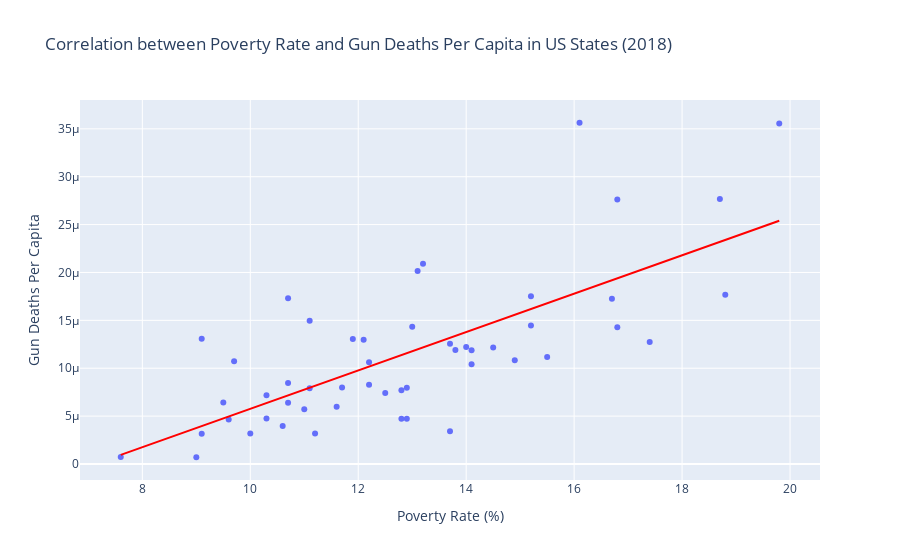

Here is the notebook cell this chart was saved with:
### Code cell
import pandas as pd
import plotly.express as px

# Load the datasets
df_poverty = pd.read_csv('poverty.csv')
df_guns = pd.read_csv('gun-violence-data_01-2013_03-2018.csv')
df_statepop = pd.read_csv('nst-est2019-alldata.csv')

# Filter the poverty dataset to include only 2018 data
df_poverty_2018 = df_poverty[df_poverty['Year'] == 2018]

# Filter the gun violence dataset to include only 2018 data
df_guns['date'] = pd.to_datetime(df_guns['date'])
df_guns_2018 = df_guns[df_guns['date'].dt.year == 2018]

# Rename 'Name' column in df_poverty to 'state' for merging
df_poverty_2018.rename(columns={'Name': 'state'}, inplace=True)

# Group by state and aggregate the gun violence data for 2018
df_guns_aggregated_2018 = df_guns_2018.groupby('state').agg({
    'n_killed': 'sum',  # or 'mean' if you prefer
    'n_injured': 'sum'
}).reset_index()

# Merge the aggregated gun violence data with the poverty data for 2018
df_merged_2018 = pd.merge(df_poverty_2018, df_guns_aggregated_2018, on='state')

# Check and ensure state names match for the state population data
df_statepop['state'] = df_statepop['NAME']  # Assuming 'NAME' is the column with state names in df_statepop

# Merge with the state population data
df_merged_2018 = pd.merge(df_merged_2018, df_statepop[['state', 'POPESTIMATE2018']], on='state')

# Calculate gun deaths per capita using the 2020 census population
df_merged_2018['gun_deaths_per_capita'] = df_merged_2018['n_killed'] / df_merged_2018['POPESTIMATE2018']

# Create a scatter plot with a trend line
fig = px.scatter(df_merged_2018,
                 x='Percent in Poverty',
                 y='gun_deaths_per_capita',
                 hover_data=['state'],
                 title='Correlation between Poverty Rate and Gun Deaths Per Capita in US States (2018)',
                 labels={
                     'Percent in Poverty': 'Poverty Rate (%)',
                     'gun_deaths_per_capita': 'Gun Deaths Per Capita'
                 },
                 trendline='ols')  # Add a trend line using ordinary least squares (OLS) regression

# Update the trend line color to red
fig.update_traces(line=dict(color='red'), selector=dict(type='scatter', mode='lines'))

# Show the plot
fig.show()

### Figure 1 — Plotly figure (JSON) as saved in the notebook; plotly's stock layout.template omitted (floating-point values rounded to 4 significant figures)
{"data": [{"customdata": [["Alabama"], ["Alaska"], ["Arizona"], ["Arkansas"], ["California"], ["Colorado"], ["Connecticut"], ["Delaware"], ["District of Columbia"], ["Florida"], ["Georgia"], ["Hawaii"], ["Idaho"], ["Illinois"], ["Indiana"], ["Iowa"], ["Kansas"], ["Kentucky"], ["Louisiana"], ["Maine"], ["Maryland"], ["Massachusetts"], ["Michigan"], ["Minnesota"], ["Mississippi"], ["Missouri"], ["Montana"], ["Nebraska"], ["Nevada"], ["New Hampshire"], ["New Jersey"], ["New Mexico"], ["New York"], ["North Carolina"], ["North Dakota"], ["Ohio"], ["Oklahoma"], ["Oregon"], ["Pennsylvania"], ["Rhode Island"], ["South Carolina"], ["South Dakota"], ["Tennessee"], ["Texas"], ["Utah"], ["Vermont"], ["Virginia"], ["Washington"], ["West Virginia"], ["Wisconsin"], ["Wyoming"]], "hovertemplate": "Poverty Rate (%)=%{x}<br>Gun Deaths Per Capita=%{y}<br>state=%{customdata[0]}<extra></extra>", "legendgroup": "", "marker": {"color": "#636efa", "symbol": "circle"}, "mode": "markers", "name": "", "orientation": "v", "showlegend": false, "type": "scatter", "x": [16.8, 11.1, 14.1, 16.8, 12.8, 9.7, 10.3, 12.2, 16.1, 13.7, 14.5, 9, 11.7, 12.1, 13, 11.2, 11.9, 16.7, 18.7, 11.6, 9.1, 10, 14, 9.6, 19.8, 13.2, 12.9, 11, 13.1, 7.6, 9.5, 18.8, 13.7, 14.1, 10.6, 13.8, 15.5, 12.5, 12.2, 12.8, 15.2, 12.9, 15.2, 14.9, 9.1, 10.7, 10.7, 10.3, 17.4, 11.1, 10.7], "xaxis": "x", "y": [2.762e-05, 1.496e-05, 1.187e-05, 1.429e-05, 7.704e-06, 1.072e-05, 4.76e-06, 8.286e-06, 3.564e-05, 1.257e-05, 1.218e-05, 7.039e-07, 7.998e-06, 1.297e-05, 1.434e-05, 3.176e-06, 1.305e-05, 1.726e-05, 2.768e-05, 5.974e-06, 1.309e-05, 3.196e-06, 1.222e-05, 4.638e-06, 3.556e-05, 2.091e-05, 4.714e-06, 5.712e-06, 2.015e-05, 7.388e-07, 6.415e-06, 1.768e-05, 3.431e-06, 1.04e-05, 3.957e-06, 1.19e-05, 1.117e-05, 7.413e-06, 1.062e-05, 4.725e-06, 1.751e-05, 7.966e-06, 1.447e-05, 1.083e-05, 3.171e-06, 6.407e-06, 8.469e-06, 7.177e-06, 1.275e-05, 7.921e-06, 1.731e-05], "yaxis": "y"}, {"hovertemplate": "<b>OLS trendline</b><br>gun_deaths_per_capita = 2.00447e-06 * Percent in Poverty + -1.42855e-05<br>R<sup>2</sup>=0.517080<br><br>Poverty Rate (%)=%{x}<br>Gun Deaths Per Capita=%{y} <b>(trend)</b><extra></extra>", "legendgroup": "", "line": {"color": "red"}, "marker": {"color": "#636efa", "symbol": "circle"}, "mode": "lines", "name": "", "showlegend": false, "type": "scatter", "x": [7.6, 9, 9.1, 9.1, 9.5, 9.6, 9.7, 10, 10.3, 10.3, 10.6, 10.7, 10.7, 10.7, 11, 11.1, 11.1, 11.2, 11.6, 11.7, 11.9, 12.1, 12.2, 12.2, 12.5, 12.8, 12.8, 12.9, 12.9, 13, 13.1, 13.2, 13.7, 13.7, 13.8, 14, 14.1, 14.1, 14.5, 14.9, 15.2, 15.2, 15.5, 16.1, 16.7, 16.8, 16.8, 17.4, 18.7, 18.8, 19.8], "xaxis": "x", "y": [9.485e-07, 3.755e-06, 3.955e-06, 3.955e-06, 4.757e-06, 4.957e-06, 5.158e-06, 5.759e-06, 6.361e-06, 6.361e-06, 6.962e-06, 7.162e-06, 7.162e-06, 7.162e-06, 7.764e-06, 7.964e-06, 7.964e-06, 8.165e-06, 8.966e-06, 9.167e-06, 9.568e-06, 9.969e-06, 1.017e-05, 1.017e-05, 1.077e-05, 1.137e-05, 1.137e-05, 1.157e-05, 1.157e-05, 1.177e-05, 1.197e-05, 1.217e-05, 1.318e-05, 1.318e-05, 1.338e-05, 1.378e-05, 1.398e-05, 1.398e-05, 1.478e-05, 1.558e-05, 1.618e-05, 1.618e-05, 1.678e-05, 1.799e-05, 1.919e-05, 1.939e-05, 1.939e-05, 2.059e-05, 2.32e-05, 2.34e-05, 2.54e-05], "yaxis": "y"}], "layout": {"legend": {"tracegroupgap": 0}, "title": {"text": "Correlation between Poverty Rate and Gun Deaths Per Capita in US States (2018)"}, "xaxis": {"anchor": "y", "domain": [0, 1], "title": {"text": "Poverty Rate (%)"}}, "yaxis": {"anchor": "x", "domain": [0, 1], "title": {"text": "Gun Deaths Per Capita"}}}}
